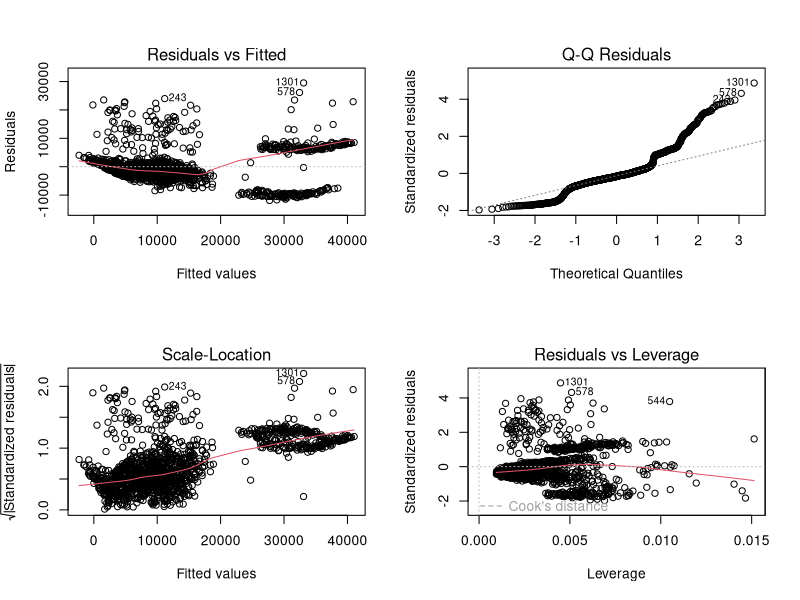
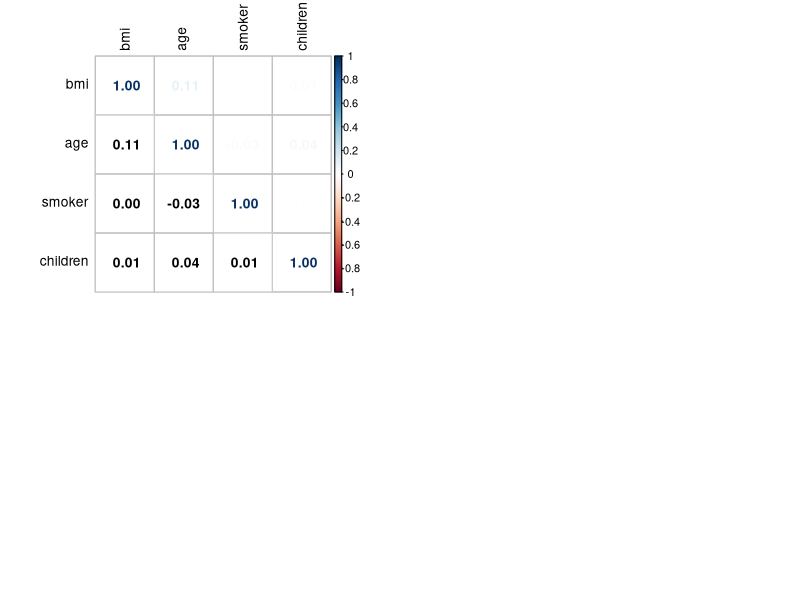

Here is the R script that generated these plots, in order:
#check the currect working directory and set the right directory of csv
getwd()
setwd("E:/Manju/MBA/Assignments/capstone")

#read the insurance database and analyse the data available, summaries the data
ins=read.csv("insurance.csv")

#Check the type of each variable and print first few observations,
str(ins)
head(ins)

#all categorical variables to numeric equivalents - factor type 
ins$Gender= as.factor(ins$Gender)
ins$smoker=as.factor(ins$smoker)
ins$region =as.factor(ins$region)

str(ins)
head(ins)

#Check if there any missing values in the dataset,

sum(is.na(ins))
colSums(is.na(ins))

#Fit a multiple linear regression,

dim(ins)

multiple_lm1 <- lm(charges ~ age + Gender + bmi + children + smoker + region,data = ins)
summary(multiple_lm1)
library(car)
vif(multiple_lm1)
RSE1=sigma(multiple_lm1)/mean(ins$charges)
RSE1

#remove Gender, region, 
multiple_lm2 <- lm(charges ~ bmi + age + smoker + children,data = ins)
summary(multiple_lm2)
vif(multiple_lm2)
RSE2=sigma(multiple_lm2)/mean(ins$charges)
RSE2



par(mfrow=c(2,2))
plot(multiple_lm2)

#Let's look at the correlation between each predictor (BMI, age and smoker) and the response (charges)
cor(ins$charges,ins$children)
cor(ins$charges,ins$bmi)
cor(ins$charges,ins$age)

library(plyr)
ins$smoker <- revalue(ins$smoker, c("yes"=1))
ins$smoker <- revalue(ins$smoker, c("no"=0))
ins$smoker <- as.numeric(ins$smoker)
cor(ins$charges,ins$smoker)

#Check for multicollinearity and remove the variables with VIF more than or equal to 10.

library(corrplot)
library(dplyr)
myvars <- ins %>% 
  select(bmi, age, smoker, children)
myvars$smoker <- as.numeric(as.character(myvars$smoker))
corrplot(cor(myvars), method = "number", tl.col="black")
corrplot(cor(myvars), add=T, type="lower", method="number",
         col="black", diag=F, tl.pos="n", cl.pos="n")



#List the significant variables, interpret the adjusted R square plot the residuals.
#Check if there is any pattern or is it randomly distributed?